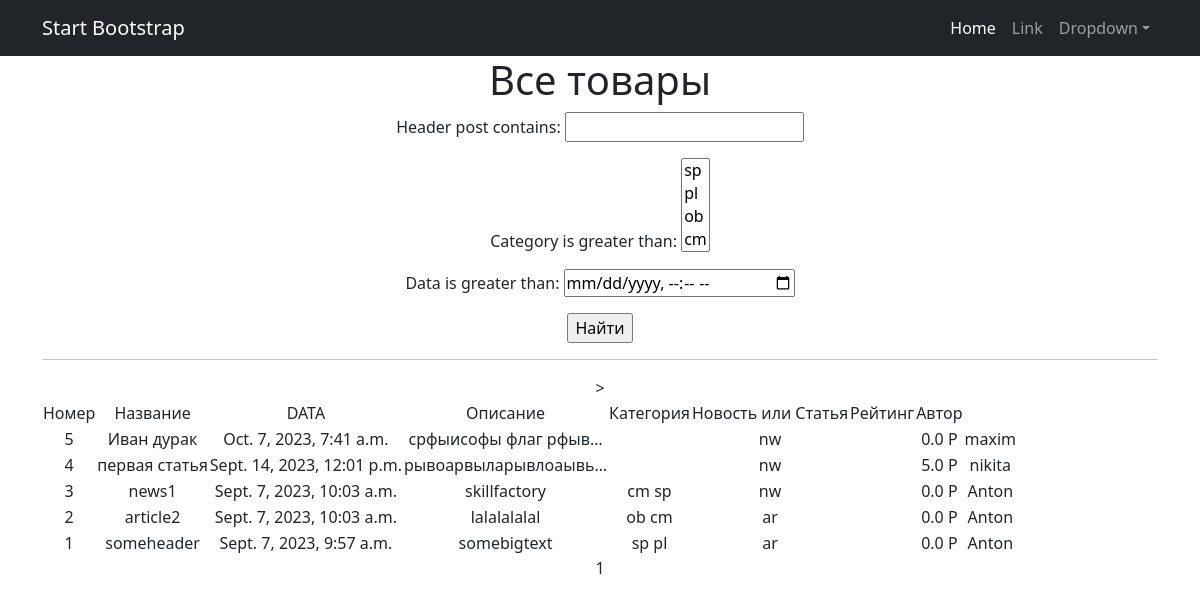
The page /news/ on the database as committed earlier.
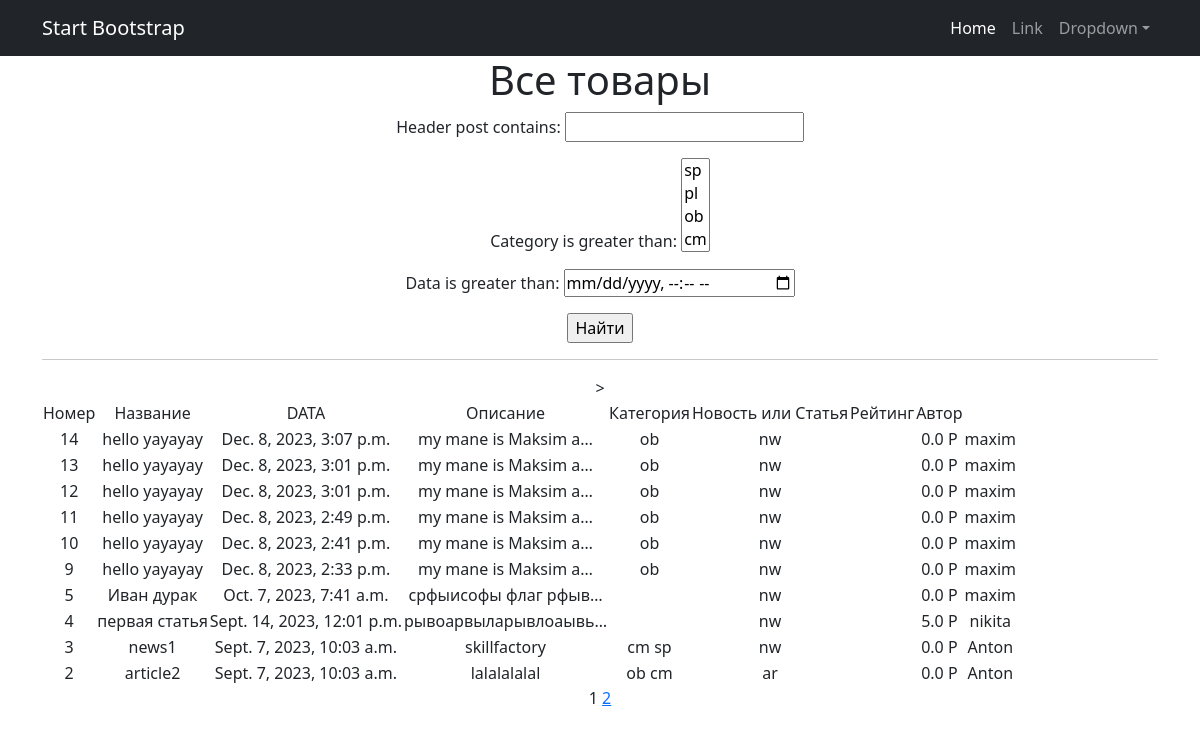
The same page on the database as committed later.
### news/models.py (models this page shows, shortened)
class Post(models.Model):
    autor = models.ForeignKey(Autor, on_delete= models.CASCADE)
    article = 'ar'
    news = 'nw'
    POST = (
        (article, 'Статья'),
        (news, 'Новость')
    )
    data = models.DateTimeField(auto_now_add = True)
    st_or_nw = models.CharField(max_length=2, choices=POST,default=article)
    header_post=models.CharField(max_length=255)
    test_post = models.TextField()
    rating = models.FloatField()
    category =models.ManyToManyField(Category, through = 'PostCategory')

class Autor(models.Model):  # наследуемся от класса Model
    autorUser = models.OneToOneField(User, on_delete=models.CASCADE)
    reit_pos_Autor = models.FloatField(default=0)

class Category(models.Model):
    sport = 'sp'
    politic = 'pl'
    obrazovanie = 'ob'
    comedy = 'cm'
    CATEGORY = (
        (sport, 'Спорт'),
        (politic, 'Политика'),
        (obrazovanie, 'Образование'),
        (comedy, 'Комедия')
    )
    name_cat = models.CharField(max_length= 2, unique=True,
                           choices=CATEGORY)
    subscribers = models.ManyToManyField(User, related_name='categories')
    def __str__(self):
        return f"{self.name_cat}"

### news/views.py (the view)
# urls.py: path('', PostList.as_view(), name='post_list'),
class PostList(ListView):
    model = Post
    ordering = '-data'
    template_name = 'news.html'
    context_object_name = 'news'
    paginate_by = 10
    def get_queryset(self):
        queryset = super().get_queryset()
        self.filterset = PostFilter(self.request.GET, queryset)
        return self.filterset.qs
    def get_context_data(self, **kwargs):
        context = super().get_context_data(**kwargs)
        context['filterset'] = self.filterset
        return context

### news/templatetags/custom_filters.py (called while the page is built)
@register.filter()
def currency(value, code='rub'):
   postfix = CURRENCIES_SYMBOLS[code]
   return f'{value} {postfix}'

### templates/news.html (shortened to what this page needs)
{% extends 'flatpages/default.html' %}
{% load custom_filters %}
{% load custom_tags %}
{% load censor %}
{% block content %}
   <h1>Все товары</h1>
   <form action="" method="get">
       {{ filterset.form.as_p }}
       <input type="submit" value="Найти" />
   </form>
   <hr>
   {% if news %}
       <table>
           <tr>
               <td>Номер</td>
               <td>Название</td>
               <td>DATA</td>
               <td>Описание</td>
               <td>Категория</td>
               <td>Новость или Статья</td>>
               <td>Рейтинг</td>
               <td>Автор</td>
           </tr>
           {% for post in news %}
           <tr>
               <td>{{post.id}}</td>
               <td>{{ post.header_post }}</td>
               <td>{{post.data}} </td>
               <td>{{ post.test_post|truncatechars:20}}</td>
               <td>
                    {% for cat in post.category.all %}
                        {{ cat.name_cat }}
                        {% endfor %}
                </td>
               <td>{{post.st_or_nw}}</td>
               <td>
                </td>
               <td>{{ post.autor.reit_pos_Autor|currency}}</td>
               <td>{{ post.autor.autorUser }}</td>
           </tr>
           {% endfor %}
       </table>
   {% else %}
       <h2>Товаров нет!</h2>!
   {% endif %}
   {{ page_obj.number }}
   {% if page_obj.has_next %}
       <a href="?page={{ page_obj.next_page_number }}">{{ page_obj.next_page_number }}</a>
   {% endif %}
{% endblock content %}

Rows that differ between the two databases and show on the page:
no longer on this page (row unchanged): Post: id "1", header_post "someheader", data "Sept. 7, 2023, 9:57 a.m.", test_post "somebigtext", st_or_nw "ar", autor.reit_pos_Autor "0.0 Р", autor.autorUser "Anton", Category (name_cat "sp")
no longer on this page (row unchanged): Category: name_cat "pl", shown under "1"
added Post: id "14", header_post "hello yayayay", data "Dec. 8, 2023, 3:07 p.m.", test_post "my mane is Maksim a…", st_or_nw "nw", autor.reit_pos_Autor "0.0 Р", autor.autorUser "maxim", Category (name_cat "ob")
added Post: id "13", header_post "hello yayayay", data "Dec. 8, 2023, 3:01 p.m.", test_post "my mane is Maksim a…", st_or_nw "nw", autor.reit_pos_Autor "0.0 Р", autor.autorUser "maxim", Category (name_cat "ob")
added Post: id "12", header_post "hello yayayay", data "Dec. 8, 2023, 3:01 p.m.", test_post "my mane is Maksim a…", st_or_nw "nw", autor.reit_pos_Autor "0.0 Р", autor.autorUser "maxim", Category (name_cat "ob")
added Post: id "11", header_post "hello yayayay", data "Dec. 8, 2023, 2:49 p.m.", test_post "my mane is Maksim a…", st_or_nw "nw", autor.reit_pos_Autor "0.0 Р", autor.autorUser "maxim", Category (name_cat "ob")
added Post: id "10", header_post "hello yayayay", data "Dec. 8, 2023, 2:41 p.m.", test_post "my mane is Maksim a…", st_or_nw "nw", autor.reit_pos_Autor "0.0 Р", autor.autorUser "maxim", Category (name_cat "ob")
added Post: id "9", header_post "hello yayayay", data "Dec. 8, 2023, 2:33 p.m.", test_post "my mane is Maksim a…", st_or_nw "nw", autor.reit_pos_Autor "0.0 Р", autor.autorUser "maxim", Category (name_cat "ob")
Other text that changed with them:
{{ page_obj.next_page_number }}: (not shown) → "2"
